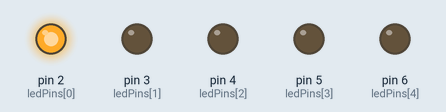
Simulated run of this sketch. Board: Arduino Uno, built with avr-gcc and run on an emulated ATmega328P. Shown: output pins drawn as LEDs (lit = HIGH).

Above: at 0.2 s.
At 1.2 s:
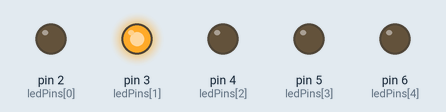
At 2.2 s:
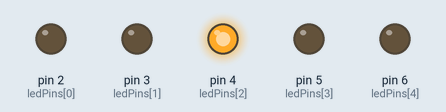
At 3.2 s:
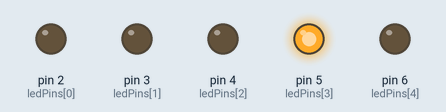
At 4.2 s:
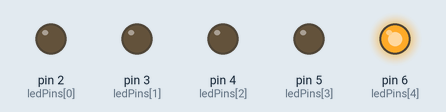
At 5.7 s:
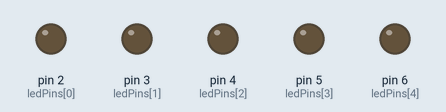
Timing chart, 0 to 6.5 s (numbered marks = the images above):
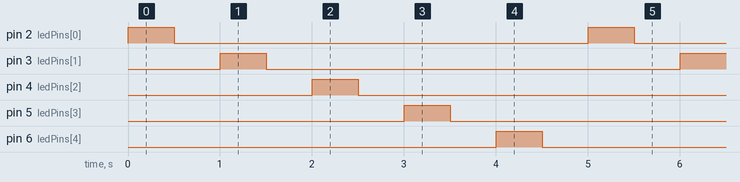

The sketch:

Ledblinkonebyone.ino
```cpp
int ledPins[] = {2, 3, 4, 5, 6}; // Array to hold the LED pins

void setup() {
  Serial.begin(9600);
  for (int i = 0; i < 5; i++) {
    pinMode(ledPins[i], OUTPUT); // Set each pin as an output
  }
}

void loop() {
  for (int i = 0; i < 5; i++) {
    digitalWrite(ledPins[i], HIGH); // Turn on the current LED
    delay(500); // Wait for 0.5 seconds
    digitalWrite(ledPins[i], LOW); // Turn off the current LED
    delay(500); // Wait for 0.5 seconds
  }
}
```

Measured:
- by itself, pin 2 (ledPins[0]), pin 3 (ledPins[1]), pin 4 (ledPins[2]), pin 5 (ledPins[3]), pin 6 (ledPins[4]): alternates HIGH for 0.50 s and LOW for 4.5 s
- by itself, everything shown: repeats every 5.0 s, in 10 steps
